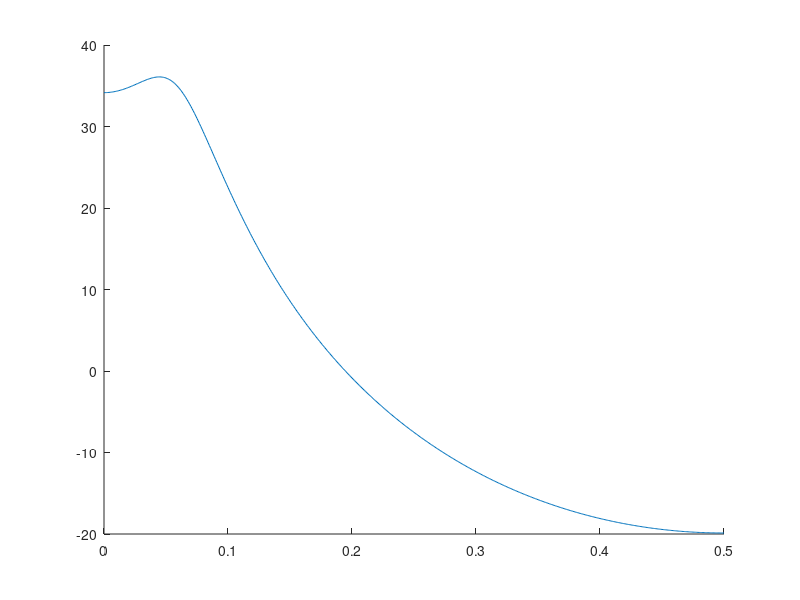

Write the MATLAB code that produced this figure. (Note: this script raises an error after producing the figure.)
clear; close all;
figure(1); hold on;

%% a
f = 0:0.001:0.5; fs = 1; 
Px.num = [0 0 1];
Px.den = [0.64 -2.46 3.6596 -2.46 0.64];
z = exp(1i.*2.*pi.*f);
H = 1./(1 - 1.5.*z.^-1 + 0.64*z.^-2);
P = H.*conj(H);
plot(f, 20.*log10(abs(P)));
% 
% h = freqz(Px.num, Px.den, f,fs);
% xlabel('Normalized Frequency [-]');
% subplot(212);
% xlabel('Normalized Frequency [-]');

%% b
clear all;
N = 1024; L = 50;
H.num = 1;
H.den = [1 -1.5 0.64];
x = randn(N+L,1);
y = filter(H.num, H.den, x);
y = y((L+1):end,1);
n = 0:(length(y)-1);
Nplot = 10000;
P = FTD(n,y,Nplot);
P = P.*conj(P)/N;
plotMagPhase(P,Nplot);

%% c
% create segments
K = 1;
y = reshape(y',[K,N/K]);
n = 0:(length(y)-1);

for l = 1:K
    P = FTD(n,y(l,:),Nplot);
    PB(l,:) = P.*conj(P)/N;    
end
PB = mean(PB, 1);
plotMagPhase(PB, Nplot);






function [ X ] = FTD( nx, x, N )
%FTD Summary of this function goes here
%   Detailed explanation goes here
    f = 0:1/N:(N-1)/(2*N);
    X = zeros(1,N/2);
    for i = 1:length(x)
       X = X + x(i)*exp(-1j.*2*pi*f.*nx(i));
    end

end

function [ output_args ] = plotMagPhase( freqResponse,N )
%PLOTMAGPHASE Summary of this function goes here
%   Detailed explanation goes here
    f = 0:1/N:(N-1)/(2*N);
    m = 20*log10(abs(freqResponse));                               % Magnitude
    p = unwrap(angle(freqResponse));
    %hold on;
    plot(f,m)
    title('Magnitude');
    ylabel('|H_{causal}(e^{j\theta}| [dB]');
    xlabel('\theta [rad/s]');
    ax = gca;
    ax.XTick = [-pi,-pi/2,0,pi/2,pi];
    grid on;

%     subplot(2,1,2)
%     plot(f,p)
%     title('Phase')
%     ylabel('\phi_{H_{causal}}(e^{j\theta}) [rad]');
%     xlabel('\theta [rad/s]');
%     ax = gca;
%     ax.XTick = [-pi,-pi/2,0,pi/2,pi];
%     grid on;

end

